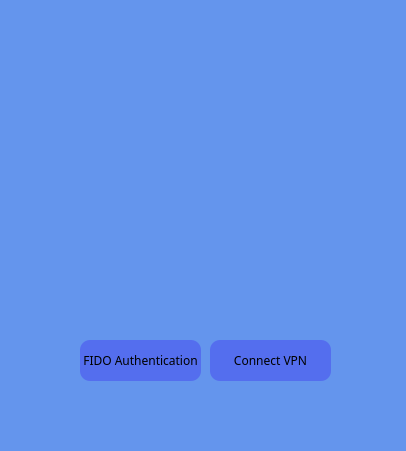
<?xml version="1.0" encoding="UTF-8"?>
<ui version="4.0">
 <class>Dialog</class>
 <widget class="QDialog" name="Dialog">
  <property name="windowModality">
   <enum>Qt::NonModal</enum>
  </property>
  <property name="geometry">
   <rect>
    <x>0</x>
    <y>0</y>
    <width>406</width>
    <height>451</height>
   </rect>
  </property>
  <property name="font">
   <font>
    <family>나눔고딕</family>
   </font>
  </property>
  <property name="styleSheet">
   <string notr="true">background-color:#6495ED;
border-radius: 10px;

</string>
  </property>
  <widget class="QLabel" name="label">
   <property name="geometry">
    <rect>
     <x>80</x>
     <y>70</y>
     <width>250</width>
     <height>198</height>
    </rect>
   </property>
   <property name="text">
    <string/>
   </property>
   <property name="pixmap">
    <pixmap>Transparent_Logo2.png</pixmap>
   </property>
  </widget>
  <widget class="QPushButton" name="ConnectVPN">
   <property name="geometry">
    <rect>
     <x>210</x>
     <y>340</y>
     <width>121</width>
     <height>41</height>
    </rect>
   </property>
   <property name="sizePolicy">
    <sizepolicy hsizetype="Minimum" vsizetype="Minimum">
     <horstretch>0</horstretch>
     <verstretch>0</verstretch>
    </sizepolicy>
   </property>
   <property name="maximumSize">
    <size>
     <width>16777215</width>
     <height>50</height>
    </size>
   </property>
   <property name="font">
    <font>
     <family>맑은 고딕</family>
    </font>
   </property>
   <property name="styleSheet">
    <string notr="true">background-color:rgba(47,18,241,0.3);</string>
   </property>
   <property name="text">
    <string>Connect VPN</string>
   </property>
   <property name="shortcut">
    <string/>
   </property>
   <property name="autoExclusive">
    <bool>false</bool>
   </property>
  </widget>
  <widget class="QPushButton" name="FidoAuthentication">
   <property name="geometry">
    <rect>
     <x>80</x>
     <y>340</y>
     <width>121</width>
     <height>41</height>
    </rect>
   </property>
   <property name="sizePolicy">
    <sizepolicy hsizetype="Minimum" vsizetype="Minimum">
     <horstretch>0</horstretch>
     <verstretch>0</verstretch>
    </sizepolicy>
   </property>
   <property name="maximumSize">
    <size>
     <width>16777215</width>
     <height>50</height>
    </size>
   </property>
   <property name="font">
    <font>
     <family>맑은 고딕</family>
    </font>
   </property>
   <property name="styleSheet">
    <string notr="true">background-color:rgba(47,18,241,0.3);</string>
   </property>
   <property name="text">
    <string>FIDO Authentication</string>
   </property>
  </widget>
 </widget>
 <resources/>
 <connections/>
</ui>
